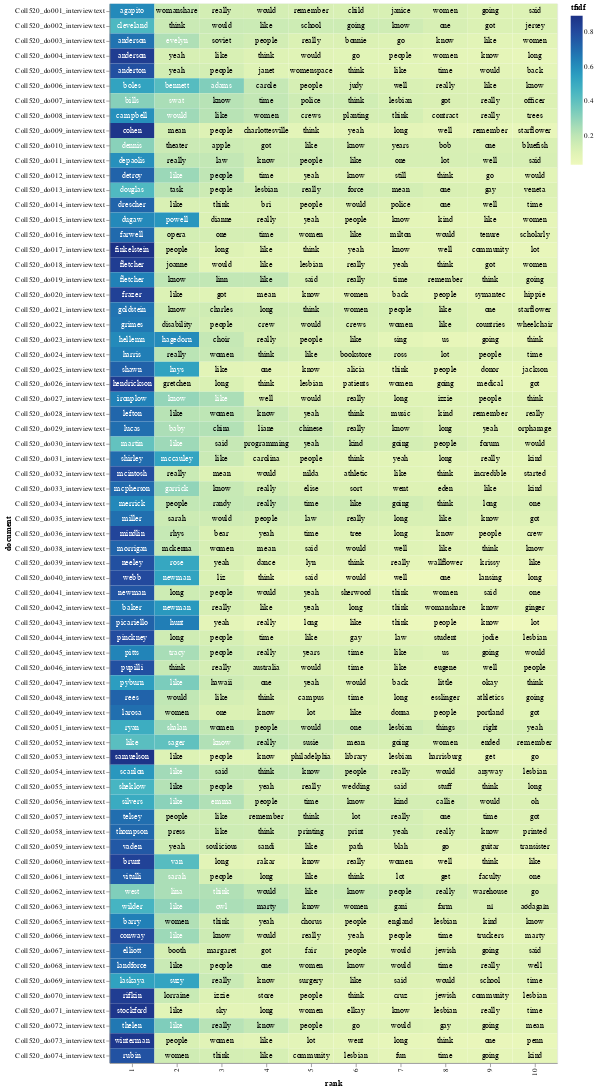

The notebook cell this image was saved under:
### Markdown cell above
Let's make a heatmap that shows the highest TF-IDF scoring words for each president, and let's put a red dot next to two terms of interest: "war" and "peace":

The code below was contributed by [Eric Monson](https://github.com/emonson). Thanks, Eric!

### Code cell
import altair as alt
import numpy as np

# Terms in this list will get a red dot in the visualization
term_list = ['war', 'peace']

# adding a little randomness to break ties in term ranking
top_tfidf_plusRand = top_tfidf.copy()
top_tfidf_plusRand['tfidf'] = top_tfidf_plusRand['tfidf'] + np.random.rand(top_tfidf.shape[0])*0.0001

# base for all visualizations, with rank calculation
base = alt.Chart(top_tfidf_plusRand).encode(
    x = 'rank:O',
    y = 'document:N'
).transform_window(
    rank = "rank()",
    sort = [alt.SortField("tfidf", order="descending")],
    groupby = ["document"],
)

# heatmap specification
heatmap = base.mark_rect().encode(
    color = 'tfidf:Q'
)

# red circle over terms in above list
circle = base.mark_circle(size=100).encode(
    color = alt.condition(
        alt.FieldOneOfPredicate(field='term', oneOf=term_list),
        alt.value('red'),
        alt.value('#FFFFFF00')        
    )
)

# text labels, white for darker heatmap colors
text = base.mark_text(baseline='middle').encode(
    text = 'term:N',
    color = alt.condition(alt.datum.tfidf >= 0.23, alt.value('white'), alt.value('black'))
)

# display the three superimposed visualizations
(heatmap + circle + text).properties(width = 600)

### Figure 1 — Vega-Lite specification as saved in the notebook (floating-point values rounded to 4 significant figures; data arrays with more than 128 entries replaced by an {"elided": "..."} marker saying what was removed)
{"config": {"view": {"continuousWidth": 400, "continuousHeight": 300}}, "layer": [{"mark": "rect", "encoding": {"color": {"field": "tfidf", "type": "quantitative"}, "x": {"field": "rank", "type": "ordinal"}, "y": {"field": "document", "type": "nominal"}}, "transform": [{"window": [{"op": "rank", "field": "", "as": "rank"}], "groupby": ["document"], "sort": [{"field": "tfidf", "order": "descending"}]}]}, {"mark": {"type": "circle", "size": 100}, "encoding": {"color": {"condition": {"value": "red", "test": {"field": "term", "oneOf": ["war", "peace"]}}, "value": "#FFFFFF00"}, "x": {"field": "rank", "type": "ordinal"}, "y": {"field": "document", "type": "nominal"}}, "transform": [{"window": [{"op": "rank", "field": "", "as": "rank"}], "groupby": ["document"], "sort": [{"field": "tfidf", "order": "descending"}]}]}, {"mark": {"type": "text", "baseline": "middle"}, "encoding": {"color": {"condition": {"value": "white", "test": "(datum.tfidf >= 0.23)"}, "value": "black"}, "text": {"field": "term", "type": "nominal"}, "x": {"field": "rank", "type": "ordinal"}, "y": {"field": "document", "type": "nominal"}}, "transform": [{"window": [{"op": "rank", "field": "", "as": "rank"}], "groupby": ["document"], "sort": [{"field": "tfidf", "order": "descending"}]}]}], "data": {"name": "data-1fd21794e6e0391d3b0da86164bb2c44"}, "width": 600, "$schema": "https://vega.github.io/schema/vega-lite/v4.17.0.json", "datasets": {"data-1fd21794e6e0391d3b0da86164bb2c44": {"elided": "710 records"}}}
